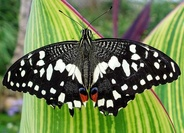
#> input picture Trabalho 1/Codigo/imagens/cena_colorida.jpg, 184 x 133 px, shrunk from 493 x 356 before the run
$ python 02_kmeans_segmentation.py
#> lines starting #> are read from the running program, lines starting #| are printed output that depends on the picture; after the words box and inside, x2 and y2 are one past the last pixel; in counts of white or black regions, pixels touching at a corner belong together
# -*- coding: utf-8 -*-
"""
=============================================================================
Segmentação por Clustering K-Means em Imagens Coloridas (Espaço CIE L*a*b*)
UFPI - Tópicos Especiais em Visão Computacional | Prof. José Denes Lima Araújo
Grupo 4 - Técnicas de Segmentação Baseada em Região (Seção 10.5 - Gonzalez & Woods, 4ª Edição)
Integrante 3: O Analista Experimental (Slide 10 do Seminário)
=============================================================================
"""

import os
import urllib.request
import cv2
import numpy as np
import matplotlib.pyplot as plt

def executar_kmeans(imagem_rgb, k, usar_lab=True, tentativas=10, max_iter=100, eps=0.2):
    """
    Executa o algoritmo K-Means no espaço de atributos das cores.
    """
    if usar_lab:
        img_espaco = cv2.cvtColor(imagem_rgb, cv2.COLOR_RGB2LAB)
    else:
        img_espaco = imagem_rgb.copy()

    H, W, C = img_espaco.shape
    amostras = img_espaco.reshape((-1, 3)).astype(np.float32)
    criterio = (cv2.TERM_CRITERIA_EPS + cv2.TERM_CRITERIA_MAX_ITER, max_iter, eps)

    compactness, rotulos, centroides = cv2.kmeans(
        amostras, k, None, criterio, tentativas, cv2.KMEANS_RANDOM_CENTERS
    )

    centroides = np.uint8(centroides)
    imagem_quantizada = centroides[rotulos.flatten()].reshape((H, W, C))
    mapa_rotulos = rotulos.reshape((H, W))

    if usar_lab:
        imagem_quantizada_rgb = cv2.cvtColor(imagem_quantizada, cv2.COLOR_LAB2RGB)
    else:
        imagem_quantizada_rgb = imagem_quantizada

    return imagem_quantizada_rgb, mapa_rotulos, compactness, centroides

def main():
    print("=" * 70)
    print("CLUSTERING K-MEANS EM IMAGENS COLORIDAS NO ESPAÇO CIE L*A*B*")
    print("=" * 70)

    base_dir = os.path.dirname(os.path.abspath(__file__))
    imagens_dir = os.path.join(base_dir, "imagens")
    resultados_dir = os.path.join(base_dir, "resultados")
    os.makedirs(imagens_dir, exist_ok=True)
    os.makedirs(resultados_dir, exist_ok=True)

    img_path = os.path.join(imagens_dir, "cena_colorida.jpg")
    if not os.path.exists(img_path):
        url = "https://raw.githubusercontent.com/opencv/opencv/master/samples/data/butterfly.jpg"
        print(f"Baixando imagem canônica de teste de: {url}")
        urllib.request.urlretrieve(url, img_path)

    # 1. Carregamento
    img_bgr = cv2.imread(img_path)
#> img_bgr is the input picture: shape (133, 184, 3); mean B, G, R 77.3, 123.5, 107
    img_rgb = cv2.cvtColor(img_bgr, cv2.COLOR_BGR2RGB)
    img_lab = cv2.cvtColor(img_bgr, cv2.COLOR_BGR2LAB)
#> img_lab: shape (133, 184, 3); mean of channels 0, 1, 2 123.2, 115.1, 149.5
    print(f"-> Cena colorida: {img_rgb.shape[1]}x{img_rgb.shape[0]} px, {img_rgb.shape[2]} canais.")
#| -> Cena colorida: 184x133 px, 3 canais.

    # 2. Experimentos com K = 2, 3, 5
    k_valores = [2, 3, 5]
    resultados = {}

    fig, ax = plt.subplots(1, 4, figsize=(18, 5))
    ax[0].imshow(img_rgb)
    ax[0].set_title("Cena Original", fontweight='bold')
    ax[0].axis("off")

    for idx, k in enumerate(k_valores, 1):
        seg_rgb, lbl_img, J, cents = executar_kmeans(img_rgb, k, usar_lab=True)
        resultados[k] = (seg_rgb, lbl_img, J, cents)
        print(f"-> K = {k}: Inércia intra-cluster J = {J:.2e}")

        ax[idx].imshow(seg_rgb)
        ax[idx].set_title(f"K = {k}\n(Inércia J = {J:.2e})", fontweight='bold')
        ax[idx].axis("off")
#> this loop made 3 passes
#> (compactness in executar_kmeans, J, cents) on passes 1 to 2: (45394052.7, 45394052.7, [[172, 107, 160], [47, 126, 132]]), (24731349.2, 24731349.2, [[28, 128, 129], [197, 107, 163], [118, 112, 150]])
#> (compactness in executar_kmeans, J) on pass 3: (13915881.5, 13915881.5)
#| -> K = 2: Inércia intra-cluster J = 4.54e+07
#| -> K = 3: Inércia intra-cluster J = 2.47e+07
#| -> K = 5: Inércia intra-cluster J = 1.39e+07
#> pass 1, in executar_kmeans, `mapa_rotulos = rotulos.reshape((H, W))`:
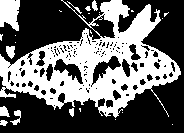
#> mapa_rotulos: shape (133, 184) int32; values 0 (black) and 1 (white), 39.7% white; 24 white regions (14 under 20 px), largest, box (x1, y1, x2, y2) and area: (0, 0, 181, 118) 8778, (0, 0, 20, 31) 490, (6, 46, 15, 59) 87
#> pass 1, in executar_kmeans, `imagem_quantizada_rgb = cv2.cvtColor(imagem_quantizada, cv2.COLOR_LAB2..`:
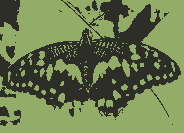
#> imagem_quantizada_rgb: shape (133, 184, 3); mean R, G, B 106.1, 122.6, 78.8
#> after the loop, resultados = 3 items

    plt.tight_layout()
    out_k = os.path.join(resultados_dir, "kmeans_comparativo_k.png")
    plt.savefig(out_k, dpi=180, bbox_inches='tight')
    plt.close()
    print(f"-> Gráfico comparativo de K salvo em: {out_k}")

    # 3. Análise Detalhada dos 3 Clusters de K = 3
    seg_k3, lbl_k3, _, cents_k3 = resultados[3]
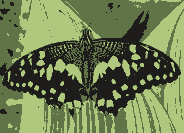
#> seg_k3: shape (133, 184, 3); mean R, G, B 107.4, 123.4, 79.7
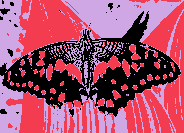
#> lbl_k3: shape (133, 184) int32; 3 distinct labels, from 0 to 2; one colour per label, 0 black
#> cents_k3 = [[28, 128, 129], [197, 107, 163], [118, 112, 150]]
    total_px = lbl_k3.size
#> total_px = 24472

    fig, axes = plt.subplots(2, 3, figsize=(15, 8))
    print("\n-> Distribuição de pixels em K = 3:")
    for c in range(3):
        mask = (lbl_k3 == c)
        pct = (np.sum(mask) / total_px) * 100
        print(f"   Cluster {c+1}: {np.sum(mask)} px ({pct:.1f}% da área total)")

        recorte = np.zeros_like(img_rgb)
        recorte[mask] = img_rgb[mask]

        axes[0, c].imshow(mask, cmap="gray")
        axes[0, c].set_title(f"Máscara Binária - Grupo {c+1}\n({pct:.1f}% dos pixels)", fontweight='bold')
        axes[0, c].axis("off")

        axes[1, c].imshow(recorte)
        axes[1, c].set_title(f"Recorte Isolado da Cena\n(Grupo {c+1})", fontweight='bold')
        axes[1, c].axis("off")
#> this loop made 3 passes
#> pct on passes 1 to 3: 27.94, 37.73, 34.33
#|    Cluster 1: 6838 px (27.9% da área total)
#|    Cluster 2: 9233 px (37.7% da área total)
#|    Cluster 3: 8401 px (34.3% da área total)
#> pass 2, in main, `mask = (lbl_k3 == c)`:
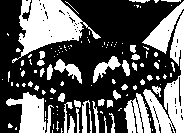
#> mask: shape (133, 184) bool; 37.7% white; 124 white regions (86 under 20 px), largest, box (x1, y1, x2, y2) and area: (12, 0, 101, 63) 2476, (143, 11, 184, 133) 1864, (6, 92, 46, 133) 951
#> after the loop:
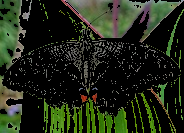
#> recorte: shape (133, 184, 3); mean R, G, B 32.2, 39.8, 23.3

    plt.tight_layout()
    out_masc = os.path.join(resultados_dir, "kmeans_mascaras_k3.png")
    plt.savefig(out_masc, dpi=180, bbox_inches='tight')
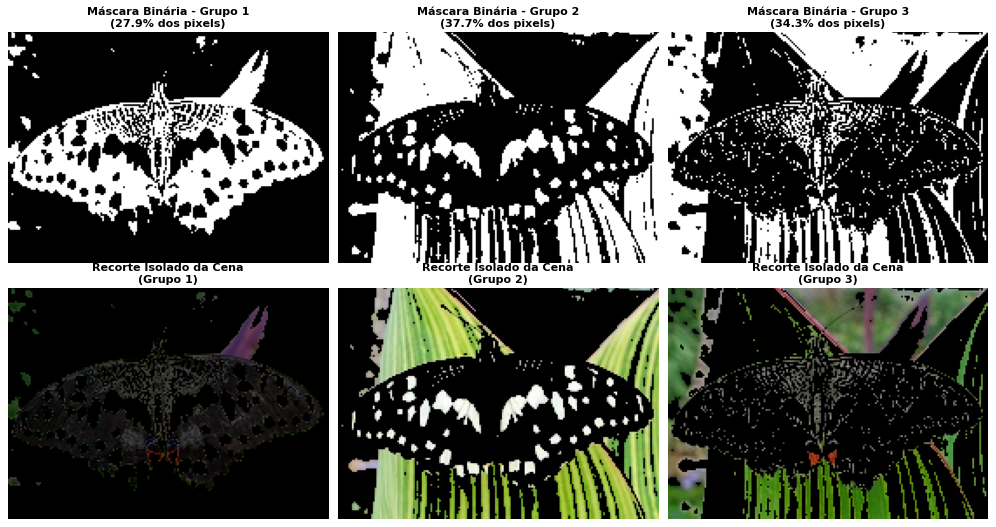
#> figure drawn by matplotlib, 6 panels
    plt.close()
    print(f"-> Máscaras de K = 3 salvas em: {out_masc}")
    print("=" * 70)

if __name__ == "__main__":
    main()

$ run again, with Trabalho 1/Codigo/imagens/frutas.jpg copied over Trabalho 1/Codigo/imagens/cena_colorida.jpg
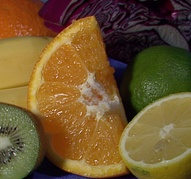
#> input picture Trabalho 1/Codigo/imagens/frutas.jpg, 191 x 179 px, shrunk from 512 x 480 before the run
#> in main, img_bgr is the input picture: shape (179, 191, 3); mean B, G, R 46.2, 85.6, 110.8
#> img_lab: shape (179, 191, 3); mean of channels 0, 1, 2 96.6, 133.8, 153.5
#| -> Cena colorida: 191x179 px, 3 canais.
#> the loop in main, `for idx, k in enumerate(k_valores, 1):` made 3 passes
#> (compactness in executar_kmeans, J, cents) on passes 1 to 2: (32079768.2, 32079768.2, [[129, 134, 163], [40, 133, 135]]), (19724468.9, 19724468.9, [[22, 137, 126], [80, 131, 155], [137, 133, 164]])
#> (printed output is left out)
#> after the loop in main, `for idx, k in enumerate(k_valores, 1):`: resultados = 3 items
#> in main, `seg_k3, lbl_k3, _, cents_k3 = resultados[3]`:
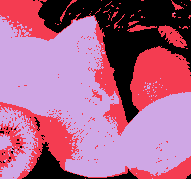
#> lbl_k3: shape (179, 191) int32; 3 distinct labels, from 0 to 2; one colour per label, 0 black
#> cents_k3 = [[22, 137, 126], [80, 131, 155], [137, 133, 164]]
#> the loop in main, `for c in range(3):` made 3 passes
#> pct on passes 1 to 3: 22.28, 27.08, 50.64
#> (printed output is left out)
#> after the loop in main, `for c in range(3):`:
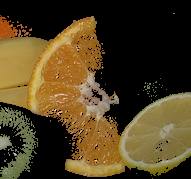
#> recorte: shape (179, 191, 3); mean R, G, B 78.6, 62.9, 32.5
